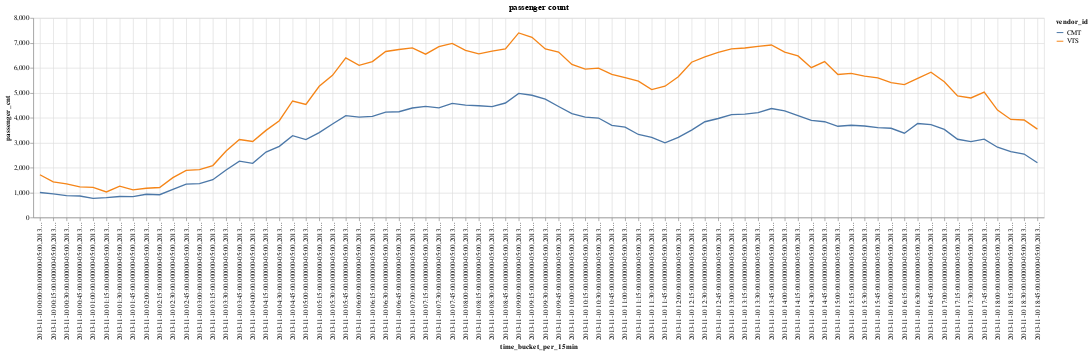

The notebook cell saved with this chart:
### Code cell
%chart x=time_bucket_per_15min, y=passenger_cnt,groupingcol =vendor_id ,mark =line, title=passenger count,height =300,width = 1000
